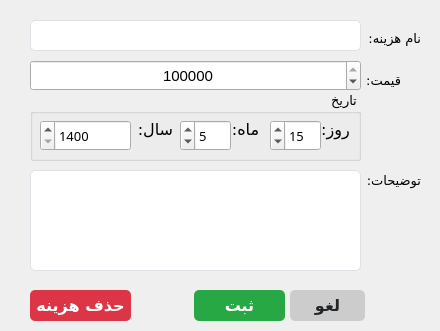
<?xml version="1.0" encoding="UTF-8"?>
<ui version="4.0">
 <class>addEditDeleteExpense_form</class>
 <widget class="QWidget" name="addEditDeleteExpense_form">
  <property name="geometry">
   <rect>
    <x>0</x>
    <y>0</y>
    <width>440</width>
    <height>331</height>
   </rect>
  </property>
  <property name="minimumSize">
   <size>
    <width>440</width>
    <height>331</height>
   </size>
  </property>
  <property name="maximumSize">
   <size>
    <width>440</width>
    <height>331</height>
   </size>
  </property>
  <property name="windowTitle">
   <string>هزینه</string>
  </property>
  <widget class="QLabel" name="label_10">
   <property name="geometry">
    <rect>
     <x>350</x>
     <y>170</y>
     <width>71</width>
     <height>20</height>
    </rect>
   </property>
   <property name="font">
    <font>
     <family>Vazirmatn Black</family>
     <pointsize>10</pointsize>
    </font>
   </property>
   <property name="text">
    <string>توضیحات:</string>
   </property>
  </widget>
  <widget class="QTextEdit" name="description_txtbox">
   <property name="geometry">
    <rect>
     <x>30</x>
     <y>170</y>
     <width>331</width>
     <height>101</height>
    </rect>
   </property>
   <property name="font">
    <font>
     <family>Vazirmatn</family>
     <pointsize>11</pointsize>
    </font>
   </property>
   <property name="layoutDirection">
    <enum>Qt::RightToLeft</enum>
   </property>
   <property name="styleSheet">
    <string notr="true">/* Basic LineEdit styling */
QTextEdit {
    background-color: #ffffff; /* White background */
    border: 1px solid #dee2e6; /* Light grey border */
    border-radius: 5px; /* Rounded corners */
    color: #343a40; /* Dark grey text color */
    outline: none; /* Remove default outline */
}

/* Hover effect */
QTextEdit:hover {
    border: 1px solid #007bff; /* Blue border on hover */
}

/* Focus effect */
QTextEdit:focus {
    border: 1px solid #007bff; /* Blue border on focus */
}

/* Disabled state */
QTextEdit:disabled {
    background-color: #e9ecef; /* Light grey background when disabled */
    color: #6c757d; /* Grey text color when disabled */
}

</string>
   </property>
  </widget>
  <widget class="QLabel" name="label_9">
   <property name="geometry">
    <rect>
     <x>360</x>
     <y>70</y>
     <width>41</width>
     <height>20</height>
    </rect>
   </property>
   <property name="font">
    <font>
     <family>Vazirmatn Black</family>
     <pointsize>10</pointsize>
    </font>
   </property>
   <property name="text">
    <string>قیمت:</string>
   </property>
  </widget>
  <widget class="QLabel" name="label_5">
   <property name="geometry">
    <rect>
     <x>360</x>
     <y>30</y>
     <width>61</width>
     <height>16</height>
    </rect>
   </property>
   <property name="font">
    <font>
     <family>Vazirmatn Black</family>
     <pointsize>10</pointsize>
    </font>
   </property>
   <property name="text">
    <string>نام هزینه:</string>
   </property>
  </widget>
  <widget class="QLineEdit" name="name_txtbox">
   <property name="geometry">
    <rect>
     <x>30</x>
     <y>20</y>
     <width>331</width>
     <height>31</height>
    </rect>
   </property>
   <property name="font">
    <font>
     <family>Vazirmatn</family>
     <pointsize>12</pointsize>
    </font>
   </property>
   <property name="layoutDirection">
    <enum>Qt::RightToLeft</enum>
   </property>
   <property name="styleSheet">
    <string notr="true">/* Basic LineEdit styling */
QLineEdit {
    background-color: #ffffff; /* White background */
    border: 1px solid #dee2e6; /* Light grey border */
    border-radius: 5px; /* Rounded corners */
    color: #343a40; /* Dark grey text color */
    outline: none; /* Remove default outline */
}

/* Hover effect */
QLineEdit:hover {
    border: 1px solid #007bff; /* Blue border on hover */
}

/* Focus effect */
QLineEdit:focus {
    border: 1px solid #007bff; /* Blue border on focus */
}

/* Disabled state */
QLineEdit:disabled {
    background-color: #e9ecef; /* Light grey background when disabled */
    color: #6c757d; /* Grey text color when disabled */
}

</string>
   </property>
   <property name="locale">
    <locale language="Persian" country="Iran"/>
   </property>
  </widget>
  <widget class="QSpinBox" name="price_txtbox">
   <property name="geometry">
    <rect>
     <x>30</x>
     <y>60</y>
     <width>331</width>
     <height>31</height>
    </rect>
   </property>
   <property name="font">
    <font>
     <pointsize>11</pointsize>
    </font>
   </property>
   <property name="alignment">
    <set>Qt::AlignCenter</set>
   </property>
   <property name="minimum">
    <number>1</number>
   </property>
   <property name="maximum">
    <number>999999999</number>
   </property>
   <property name="value">
    <number>200000</number>
   </property>
  </widget>
  <widget class="QGroupBox" name="groupBox_3">
   <property name="geometry">
    <rect>
     <x>30</x>
     <y>90</y>
     <width>331</width>
     <height>71</height>
    </rect>
   </property>
   <property name="font">
    <font>
     <family>Vazirmatn Black</family>
     <pointsize>10</pointsize>
    </font>
   </property>
   <property name="layoutDirection">
    <enum>Qt::RightToLeft</enum>
   </property>
   <property name="title">
    <string>تاریخ</string>
   </property>
   <property name="alignment">
    <set>Qt::AlignLeading|Qt::AlignLeft|Qt::AlignVCenter</set>
   </property>
   <widget class="QLabel" name="label_41">
    <property name="geometry">
     <rect>
      <x>270</x>
      <y>30</y>
      <width>71</width>
      <height>41</height>
     </rect>
    </property>
    <property name="font">
     <font>
      <family>Vazirmatn ExtraBold</family>
      <pointsize>12</pointsize>
     </font>
    </property>
    <property name="text">
     <string>روز:</string>
    </property>
    <property name="alignment">
     <set>Qt::AlignHCenter|Qt::AlignTop</set>
    </property>
   </widget>
   <widget class="QLabel" name="label_42">
    <property name="geometry">
     <rect>
      <x>180</x>
      <y>30</y>
      <width>71</width>
      <height>41</height>
     </rect>
    </property>
    <property name="font">
     <font>
      <family>Vazirmatn ExtraBold</family>
      <pointsize>12</pointsize>
     </font>
    </property>
    <property name="text">
     <string>ماه:</string>
    </property>
    <property name="alignment">
     <set>Qt::AlignHCenter|Qt::AlignTop</set>
    </property>
   </widget>
   <widget class="QSpinBox" name="year_spnbox">
    <property name="geometry">
     <rect>
      <x>10</x>
      <y>30</y>
      <width>91</width>
      <height>31</height>
     </rect>
    </property>
    <property name="minimum">
     <number>1400</number>
    </property>
    <property name="maximum">
     <number>1500</number>
    </property>
   </widget>
   <widget class="QLabel" name="label_43">
    <property name="geometry">
     <rect>
      <x>90</x>
      <y>30</y>
      <width>71</width>
      <height>41</height>
     </rect>
    </property>
    <property name="font">
     <font>
      <family>Vazirmatn ExtraBold</family>
      <pointsize>12</pointsize>
     </font>
    </property>
    <property name="text">
     <string>سال:</string>
    </property>
    <property name="alignment">
     <set>Qt::AlignHCenter|Qt::AlignTop</set>
    </property>
   </widget>
   <widget class="QSpinBox" name="month_spnbox">
    <property name="geometry">
     <rect>
      <x>150</x>
      <y>30</y>
      <width>51</width>
      <height>31</height>
     </rect>
    </property>
    <property name="minimum">
     <number>1</number>
    </property>
    <property name="maximum">
     <number>12</number>
    </property>
    <property name="value">
     <number>5</number>
    </property>
   </widget>
   <widget class="QSpinBox" name="day_spnbox">
    <property name="geometry">
     <rect>
      <x>240</x>
      <y>30</y>
      <width>51</width>
      <height>31</height>
     </rect>
    </property>
    <property name="minimum">
     <number>1</number>
    </property>
    <property name="maximum">
     <number>31</number>
    </property>
    <property name="value">
     <number>15</number>
    </property>
   </widget>
  </widget>
  <widget class="QPushButton" name="cancel_btn">
   <property name="geometry">
    <rect>
     <x>290</x>
     <y>290</y>
     <width>75</width>
     <height>31</height>
    </rect>
   </property>
   <property name="font">
    <font>
     <family>Vazirmatn</family>
     <pointsize>12</pointsize>
     <weight>75</weight>
     <bold>true</bold>
     <underline>false</underline>
     <strikeout>false</strikeout>
    </font>
   </property>
   <property name="focusPolicy">
    <enum>Qt::StrongFocus</enum>
   </property>
   <property name="styleSheet">
    <string notr="true">QPushButton {
    background-color: #cccccc; /* Light grey */
    color: #212529; /* Dark text */
    border: none;
    border-radius: 5px; /* Rounded corners */
    text-align: center;
    text-decoration: none;
}

QPushButton:hover {
    background-color: #b3b3b3; /* Darker grey on hover */
}

QPushButton:pressed {
    background-color: #999999; /* Even darker grey on press */
}
</string>
   </property>
   <property name="text">
    <string>لغو</string>
   </property>
   <property name="checkable">
    <bool>false</bool>
   </property>
  </widget>
  <widget class="QPushButton" name="save_btn">
   <property name="geometry">
    <rect>
     <x>194</x>
     <y>290</y>
     <width>91</width>
     <height>31</height>
    </rect>
   </property>
   <property name="font">
    <font>
     <family>Vazirmatn</family>
     <pointsize>12</pointsize>
     <weight>75</weight>
     <bold>true</bold>
     <underline>false</underline>
     <strikeout>false</strikeout>
    </font>
   </property>
   <property name="styleSheet">
    <string notr="true">QPushButton {
    background-color: #28a745; /* Bootstrap success green */
    color: white; /* White text */
    border: none;
    border-radius: 5px; /* Rounded corners */
    text-align: center;
    text-decoration: none;
}

QPushButton:hover {
    background-color: #218838; /* Darker green on hover */
}

QPushButton:pressed {
    background-color: #1e7e34; /* Even darker green on press */
}
</string>
   </property>
   <property name="text">
    <string>ثبت</string>
   </property>
  </widget>
  <widget class="QPushButton" name="delete_btn">
   <property name="enabled">
    <bool>true</bool>
   </property>
   <property name="geometry">
    <rect>
     <x>30</x>
     <y>290</y>
     <width>101</width>
     <height>31</height>
    </rect>
   </property>
   <property name="font">
    <font>
     <family>Vazirmatn</family>
     <pointsize>12</pointsize>
     <weight>75</weight>
     <bold>true</bold>
     <underline>false</underline>
     <strikeout>false</strikeout>
    </font>
   </property>
   <property name="layoutDirection">
    <enum>Qt::RightToLeft</enum>
   </property>
   <property name="styleSheet">
    <string notr="true">QPushButton{
    background-color: #dc3545; /* Bootstrap danger red */
    color: white; /* White text */
    border: none;
    border-radius: 5px; /* Rounded corners */
    text-align: center;
    text-decoration: none;
}

QPushButton:hover {
    background-color: #c82333; /* Darker red on hover */
}

QPushButton:pressed {
    background-color: #bd2130; /* Even darker red on press */
}
</string>
   </property>
   <property name="text">
    <string>حذف هزینه</string>
   </property>
  </widget>
 </widget>
 <resources/>
 <connections/>
</ui>
